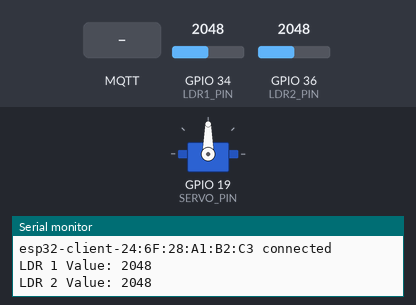
Bench run of a program on a simulated ESP32. Parts: servo, the last lines printed to the serial monitor. The test bench sets the inputs (shaded band); at power-on: GPIO 34 (LDR1_PIN) = 2048, GPIO 36 (LDR2_PIN) = 2048. WiFi joins after 1.5 s; servers stay silent unless stated; no MQTT or app messages arrive unless stated.

Above: at 2.7 s.
2.8 s: MQTT message "0" arrives on the second subscribed topic
At 4.0 s:
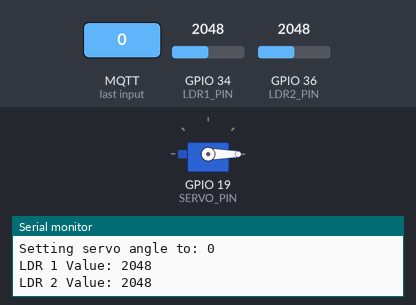
4.3 s: MQTT message "90" arrives on the second subscribed topic
At 5.2 s:
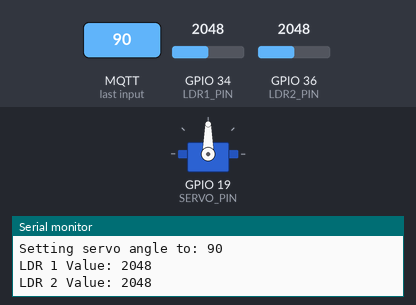
Timing chart, 0 to 7.3 s (numbered marks = the images above; inputs shaded):
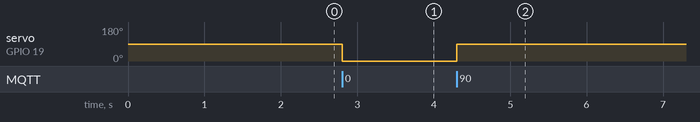

The program:

main.cpp
```cpp
#include <Arduino.h>
#include <ESP32Servo.h>  // Thư viện điều khiển Servo
#include "secrets/wifi.h"
#include "wifi_connect.h"
#include <WiFiClientSecure.h>
#include "ca_cert.h"
#include "secrets/mqtt.h"
#include <PubSubClient.h>
#include <Ticker.h>


namespace
{
    const char *ssid = WiFiSecrets::ssid;
    const char *password = WiFiSecrets::pass;
    const char *ldr_topic1 = "esp32/ldr";       // Chủ đề gửi giá trị LDR
    const char *ldr_topic2 = "esp32/ldr2";     // Chủ đề gửi giá trị LDR 2
    const char *servo_topic = "esp32/servo";  // Chủ đề điều khiển Servo
    const char *echo_topic = "esp32/echo_test";
    unsigned int publish_count = 0;
    uint16_t keepAlive = 15;    // Giữ kết nối MQTT (giây)
    uint16_t socketTimeout = 5; // Thời gian chờ MQTT (giây)
}

WiFiClientSecure tlsClient;
PubSubClient mqttClient(tlsClient);
Servo myServo;

Ticker mqttLDRTicker;

// ---------------------- Cấu hình phần cứng ----------------------
#define LDR1_PIN 34      // Chân đọc giá trị cảm biến ánh sáng 1
#define LDR2_PIN 36      // Chân đọc giá trị cảm biến ánh sáng 2
#define SERVO_PIN 19     // Chân điều khiển Servo

// ---------------------- Chức năng ----------------------

// Gửi giá trị LDR qua MQTT
void publishLDR()
{
    int ldrValue1 = analogRead(LDR1_PIN);  // Đọc giá trị cảm biến LDR 1
    int ldrValue2 = analogRead(LDR2_PIN);  // Đọc giá trị cảm biến LDR 2

    // Gửi giá trị cảm biến LDR 1
    Serial.print("LDR 1 Value: ");
    Serial.println(ldrValue1);
    mqttClient.publish(ldr_topic1, String(ldrValue1).c_str(), false);

    // Gửi giá trị cảm biến LDR 2
    Serial.print("LDR 2 Value: ");
    Serial.println(ldrValue2);
    mqttClient.publish(ldr_topic2, String(ldrValue2).c_str(), false);
}

// Điều khiển servo thông qua MQTT
void mqttCallback(char *topic, byte *payload, unsigned int length)
{
    Serial.printf("From %s:  ", topic);
    for (int i = 0; i < length; i++)
    {
        Serial.print((char)payload[i]);
    }
    Serial.println();

    if (strcmp(topic, servo_topic) == 0)
    {
        char angleStr[length + 1];
        memcpy(angleStr, payload, length);
        angleStr[length] = '\0';
        int angle = atoi(angleStr);  // Chuyển đổi giá trị từ chuỗi sang số nguyên
        if (angle >= 0 && angle <= 180)
        {
            Serial.print("Setting servo angle to: ");
            Serial.println(angle);
            myServo.write(angle);  // Điều chỉnh góc servo
        }
        else
        {
            Serial.println("Invalid angle value received!");
        }
    }
}

// Kết nối lại MQTT
void mqttReconnect()
{
    while (!mqttClient.connected())
    {
        Serial.println("Attempting MQTT connection...");
        String client_id = "esp32-client-";
        client_id += String(WiFi.macAddress());
        if (mqttClient.connect(client_id.c_str(), MQTT::username, MQTT::password))
        {
            Serial.print(client_id);
            Serial.println(" connected");

            mqttClient.subscribe(echo_topic);
            mqttClient.subscribe(servo_topic);  // Đăng ký nhận tin nhắn để điều khiển servo
        }
        else
        {
            Serial.print("MQTT connect failed, rc=");
            Serial.print(mqttClient.state());
            Serial.println(" try again in 1 seconds");
            delay(1000);
        }
    }
}

// ---------------------- Setup và Loop ----------------------
void setup()
{
    Serial.begin(115200);
    delay(10);

    setup_wifi(ssid, password);
    tlsClient.setCACert(ca_cert);

    mqttClient.setCallback(mqttCallback);
    mqttClient.setServer(MQTT::broker, MQTT::port);

    mqttLDRTicker.attach(1, publishLDR);  // Gửi giá trị LDR mỗi giây

    myServo.attach(SERVO_PIN);  // Gắn Servo
    pinMode(LDR1_PIN, INPUT);   // Cấu hình chân cảm biến ánh sáng 1
    pinMode(LDR2_PIN, INPUT);   // Cấu hình chân cảm biến ánh sáng 2
}

void loop()
{
    if (!mqttClient.connected())
    {
        mqttReconnect();
    }
    mqttClient.loop();  // Lắng nghe tin nhắn MQTT
}
```

ca_cert.h
```cpp
const char* ca_cert = R"~~~(
-----BEGIN CERTIFICATE-----
MIIFazCCA1OgAwIBAgIRAIIQz7DSQONZRGPgu2OCiwAwDQYJKoZIhvcNAQELBQAw
TzELMAkGA1UEBhMCVVMxKTAnBgNVBAoTIEludGVybmV0IFNlY3VyaXR5IFJlc2Vh
cmNoIEdyb3VwMRUwEwYDVQQDEwxJU1JHIFJvb3QgWDEwHhcNMTUwNjA0MTEwNDM4
WhcNMzUwNjA0MTEwNDM4WjBPMQswCQYDVQQGEwJVUzEpMCcGA1UEChMgSW50ZXJu
ZXQgU2VjdXJpdHkgUmVzZWFyY2ggR3JvdXAxFTATBgNVBAMTDElTUkcgUm9vdCBY
MTCCAiIwDQYJKoZIhvcNAQEBBQADggIPADCCAgoCggIBAK3oJHP0FDfzm54rVygc
h77ct984kIxuPOZXoHj3dcKi/vVqbvYATyjb3miGbESTtrFj/RQSa78f0uoxmyF+
0TM8ukj13Xnfs7j/EvEhmkvBioZxaUpmZmyPfjxwv60pIgbz5MDmgK7iS4+3mX6U
A5/TR5d8mUgjU+g4rk8Kb4Mu0UlXjIB0ttov0DiNewNwIRt18jA8+o+u3dpjq+sW
T8KOEUt+zwvo/7V3LvSye0rgTBIlDHCNAymg4VMk7BPZ7hm/ELNKjD+Jo2FR3qyH
B5T0Y3HsLuJvW5iB4YlcNHlsdu87kGJ55tukmi8mxdAQ4Q7e2RCOFvu396j3x+UC
B5iPNgiV5+I3lg02dZ77DnKxHZu8A/lJBdiB3QW0KtZB6awBdpUKD9jf1b0SHzUv
KBds0pjBqAlkd25HN7rOrFleaJ1/ctaJxQZBKT5ZPt0m9STJEadao0xAH0ahmbWn
OlFuhjuefXKnEgV4We0+UXgVCwOPjdAvBbI+e0ocS3MFEvzG6uBQE3xDk3SzynTn
jh8BCNAw1FtxNrQHusEwMFxIt4I7mKZ9YIqioymCzLq9gwQbooMDQaHWBfEbwrbw
qHyGO0aoSCqI3Haadr8faqU9GY/rOPNk3sgrDQoo//fb4hVC1CLQJ13hef4Y53CI
rU7m2Ys6xt0nUW7/vGT1M0NPAgMBAAGjQjBAMA4GA1UdDwEB/wQEAwIBBjAPBgNV
HRMBAf8EBTADAQH/MB0GA1UdDgQWBBR5tFnme7bl5AFzgAiIyBpY9umbbjANBgkq
hkiG9w0BAQsFAAOCAgEAVR9YqbyyqFDQDLHYGmkgJykIrGF1XIpu+ILlaS/V9lZL
ubhzEFnTIZd+50xx+7LSYK05qAvqFyFWhfFQDlnrzuBZ6brJFe+GnY+EgPbk6ZGQ
3BebYhtF8GaV0nxvwuo77x/Py9auJ/GpsMiu/X1+mvoiBOv/2X/qkSsisRcOj/KK
NFtY2PwByVS5uCbMiogziUwthDyC3+6WVwW6LLv3xLfHTjuCvjHIInNzktHCgKQ5
ORAzI4JMPJ+GslWYHb4phowim57iaztXOoJwTdwJx4nLCgdNbOhdjsnvzqvHu7Ur
TkXWStAmzOVyyghqpZXjFaH3pO3JLF+l+/+sKAIuvtd7u+Nxe5AW0wdeRlN8NwdC
jNPElpzVmbUq4JUagEiuTDkHzsxHpFKVK7q4+63SM1N95R1NbdWhscdCb+ZAJzVc
oyi3B43njTOQ5yOf+1CceWxG1bQVs5ZufpsMljq4Ui0/1lvh+wjChP4kqKOJ2qxq
4RgqsahDYVvTH9w7jXbyLeiNdd8XM2w9U/t7y0Ff/9yi0GE44Za4rF2LN9d11TPA
mRGunUHBcnWEvgJBQl9nJEiU0Zsnvgc/ubhPgXRR4Xq37Z0j4r7g1SgEEzwxA57d
emyPxgcYxn/eR44/KJ4EBs+lVDR3veyJm+kXQ99b21/+jh5Xos1AnX5iItreGCc=
-----END CERTIFICATE-----

)~~~";
```

mqtt.h
```cpp
namespace MQTT
{
    const char *username = "sonnguyen";
    const char *password = "18032003Sntb";
    const char *broker = "b1885fa2f7d74b51b98cb5bbf5a83c42.s1.eu.hivemq.cloud";
    uint16_t port = 8883;
}
```

wifi.h
```cpp
namespace WiFiSecrets
{
    const char *ssid = "Phan Diep";
    const char *pass = "0948951473";
    const char *echo_topic = "esp32/echo_test";
    unsigned int publish_count = 0;
    uint16_t keepAlive = 15;
    uint16_t socketTimeout = 5;
}
```

wifi_connect.h
```cpp
/***
 * generic `setup_wifi` utilities
 ***/

#pragma once
#include <Arduino.h>
#include <WiFi.h>
#include <WiFiMulti.h>

namespace WiFiConnect
{
    constexpr const char *ssid[]{"ssid1", "ssid2"};
    constexpr const char *pass[]{"pass1", "pass2"};
}

inline void setup_wifi_multi()
{ // https://github.com/espressif/arduino-esp32/blob/master/libraries/WiFi/examples/WiFiMulti/WiFiMulti.ino
    WiFiMulti wifiMulti;

    wifiMulti.addAP(WiFiConnect::ssid[0], WiFiConnect::pass[0]);
    wifiMulti.addAP(WiFiConnect::ssid[1], WiFiConnect::pass[1]);

    Serial.println("Connecting WiFi ...");
    if (wifiMulti.run() == WL_CONNECTED)
    {
        Serial.printf("Connected to SSID: '%s'\n", WiFi.SSID().c_str());
        Serial.print("IP address: ");
        Serial.println(WiFi.localIP());
        // Serial.printf("Auto Reconnect: %d", WiFi.getAutoReconnect()); // default: true
    }
}

inline void setup_wifi(const uint8_t AP_index = 1)
{
    delay(10);
    Serial.printf("Connecting to %s ", WiFiConnect::ssid[AP_index]);
    WiFi.begin(WiFiConnect::ssid[AP_index], WiFiConnect::pass[AP_index]);
    while (WiFi.status() != WL_CONNECTED)
    {
        delay(500);
        Serial.print(".");
    }
    Serial.printf("\nConnected to SSID: '%s'\n", WiFi.SSID().c_str());
    Serial.print("IP address: ");
    Serial.println(WiFi.localIP());
}

inline void setup_wifi(const char *SSID, const char *PASS)
{
    delay(10);
    Serial.printf("Connecting to %s ", SSID);
    WiFi.begin(SSID, PASS);
    while (WiFi.status() != WL_CONNECTED)
    { // ESP will hang there!!!
        delay(500);
        Serial.print(".");
    }
    Serial.printf("\nConnected to SSID: '%s'\n", WiFi.SSID().c_str());
    Serial.print("IP address: ");
    Serial.println(WiFi.localIP());
}
```

Measured:
- after the input at 2.8 s, servo on GPIO 19 (SERVO_PIN): 90° → 0° at once
- after the input at 4.3 s, servo on GPIO 19 (SERVO_PIN): 0° → 90° at once
